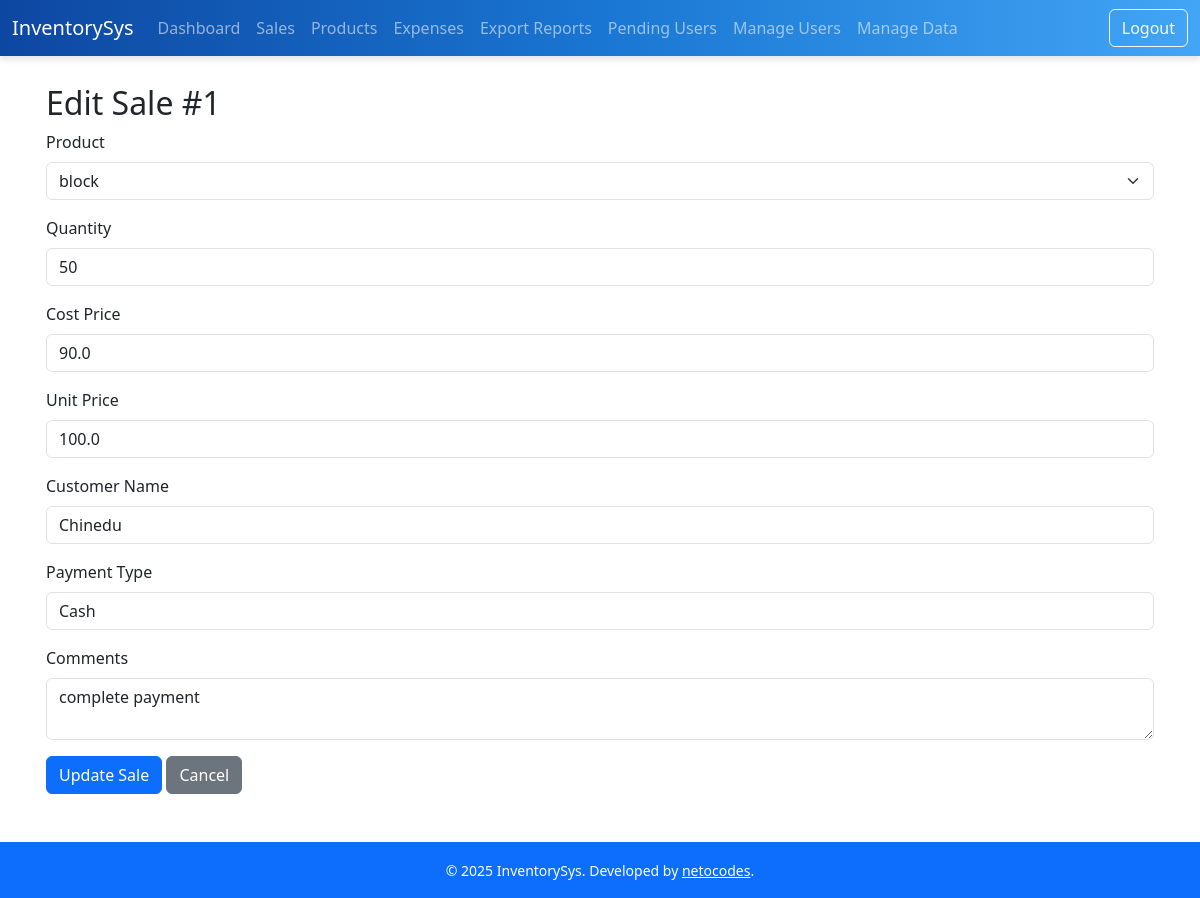
The page /sale/1/edit (signed in) on the database its author committed.
### models.py (models this page shows)
class Sale(db.Model):
    id = db.Column(db.Integer, primary_key=True)
    uuid = db.Column(db.String(36), unique=True, default=lambda: str(uuid.uuid4()))
    product_id = db.Column(db.Integer, db.ForeignKey('product.id'), nullable=False)
    quantity = db.Column(db.Integer, nullable=False)
    cost_price = db.Column(db.Float, nullable=False)  # <-- Add this line
    unit_price = db.Column(db.Float, nullable=False)
    total_price = db.Column(db.Float, nullable=False)
    customer_name = db.Column(db.String(100), nullable=True)
    payment_type = db.Column(db.String(50), nullable=True)  # e.g., Cash, Card, Mobile Money
    comments = db.Column(db.String(300), nullable=True)
    timestamp = db.Column(db.DateTime, default=datetime.utcnow)
    last_modified = db.Column(db.DateTime, default=datetime.utcnow, onupdate=datetime.utcnow)
    synced = db.Column(db.Boolean, default=False)
    user_id = db.Column(db.Integer, db.ForeignKey('user.id'))  # Link to User
    user = db.relationship('User', backref='sales')            # Optional: allows user.sales
    transaction_id = db.Column(db.Integer, db.ForeignKey('sale_transaction.id'), nullable=True)

class Product(db.Model):
    id = db.Column(db.Integer, primary_key=True)
    uuid = db.Column(db.String(36), unique=True, default=lambda: str(uuid.uuid4()))
    barcode = db.Column(db.String(100), unique=True, nullable=True)  # <-- Add this line
    name = db.Column(db.String(100), nullable=False)
    quantity = db.Column(db.Integer, nullable=False)
    price = db.Column(db.Float, nullable=False)
    cost_price = db.Column(db.Float, nullable=False)
    timestamp = db.Column(db.DateTime, default=datetime.utcnow)
    last_modified = db.Column(db.DateTime, default=datetime.utcnow, onupdate=datetime.utcnow)
    synced = db.Column(db.Boolean, default=False)
    sales = db.relationship('Sale', backref='product', lazy=True)

### app.py (the view, shortened to what this page needs)
@app.route('/sale/<int:sale_id>/edit', methods=['GET', 'POST'])
@login_required
@admin_required
def edit_sale(sale_id):
    sale = Sale.query.get_or_404(sale_id)
    products = Product.query.all()
    return render_template('edit_sale.html', sale=sale, products=products)

### app.py (called while the page is built)
@login_manager.user_loader
def load_user(user_id):
    return User.query.get(int(user_id))

def admin_required(f):
    @wraps(f)
    def decorated_function(*args, **kwargs):
        if not current_user.is_authenticated or not current_user.is_admin():
            abort(403)
        return f(*args, **kwargs)
    return decorated_function

### models.py (called while the page is built)
    def is_admin(self):
        return self.role == 'admin'

### templates/edit_sale.html
{% extends "base.html" %}
{% block content %}
<h2>Edit Sale #{{ sale.id }}</h2>
<form method="post">
    <div class="mb-3">
        <label for="product_id" class="form-label">Product</label>
        <select name="product_id" id="product_id" class="form-select" required>
            {% for product in products %}
                <option value="{{ product.id }}" {% if product.id == sale.product_id %}selected{% endif %}>
                    {{ product.name }}
                </option>
            {% endfor %}
        </select>
    </div>
    <div class="mb-3">
        <label for="quantity" class="form-label">Quantity</label>
        <input type="number" name="quantity" id="quantity" class="form-control" value="{{ sale.quantity }}" required min="1" />
    </div>
    <div class="mb-3">
        <label for="cost_price" class="form-label">Cost Price</label>
        <input type="number" name="cost_price" id="cost_price" class="form-control" value="{{ sale.cost_price }}" step="0.01" required />
    </div>
    <div class="mb-3">
        <label for="unit_price" class="form-label">Unit Price</label>
        <input type="number" name="unit_price" id="unit_price" class="form-control" value="{{ sale.unit_price }}" step="0.01" required />
    </div>
    <div class="mb-3">
        <label for="customer_name" class="form-label">Customer Name</label>
        <input type="text" name="customer_name" id="customer_name" class="form-control" value="{{ sale.customer_name }}" />
    </div>
    <div class="mb-3">
        <label for="payment_type" class="form-label">Payment Type</label>
        <input type="text" name="payment_type" id="payment_type" class="form-control" value="{{ sale.payment_type }}" />
    </div>
    <div class="mb-3">
        <label for="comments" class="form-label">Comments</label>
        <textarea name="comments" id="comments" class="form-control">{{ sale.comments }}</textarea>
    </div>
    <button type="submit" class="btn btn-primary">Update Sale</button>
    <a href="{{ url_for('sales_list') }}" class="btn btn-secondary">Cancel</a>
</form>
{% endblock %}

### rows shown on the page
Sale: id "1", product_id "block", quantity "50", cost_price "90.0", unit_price "100.0", customer_name "Chinedu", payment_type "Cash", comments "complete payment"

### other values the page prints
{{ current_year or 2025 }} "2025"
